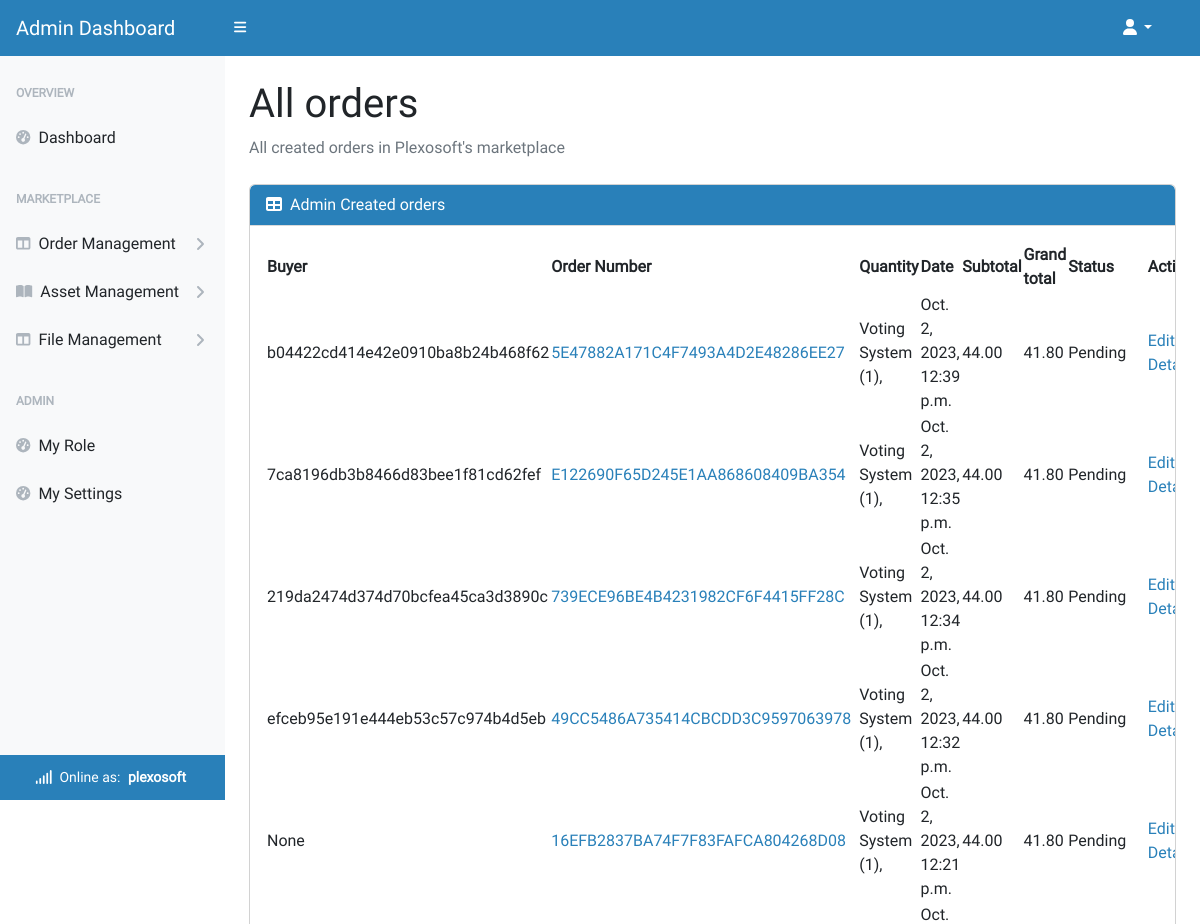
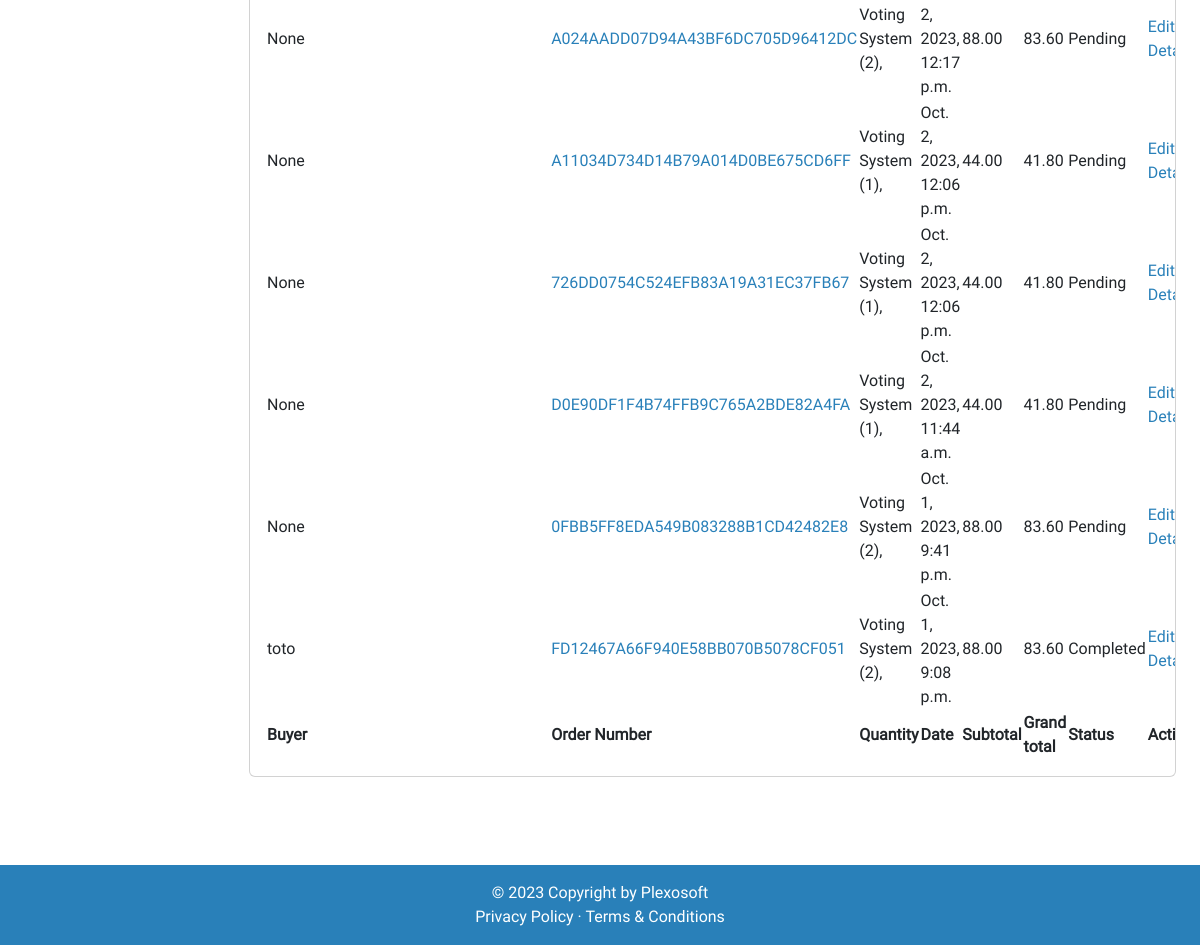
Page /account/admin/order/ (signed in) on the committed database (2 pictures, top to bottom).
### homepage/models.py (models this page shows)
class UserProfile(AbstractUser):
    email = models.EmailField(
        unique=True)
    role = models.IntegerField(choices=ROLES, default=0)
    type = models.IntegerField(choices=USER_TYPE, default=0)
    status = models.IntegerField(choices=STATUS, default=2)
    class Meta:
        ordering = ['username']
    def __str__(self):
        return f'{self.username}'

### checkout/models.py (models this page shows, shortened)
class Order(models.Model):
    status = models.IntegerField(choices=ORDER_STATUS, default=0)
    order_number = models.CharField(max_length=32, null=False, editable=False)
    buyer_profile = models.ForeignKey(UserProfile, on_delete=models.SET_NULL,
                                      null=True, blank=True,
                                      related_name='order_instance')
    full_name = models.CharField(max_length=50, null=False, blank=False)
    email = models.EmailField(max_length=254, null=False, blank=False)
    phone_number = models.CharField(max_length=20, null=False, blank=False)
    date = models.DateTimeField(auto_now_add=True)
    order_total = models.DecimalField(max_digits=10, decimal_places=2,
                                      null=False, default=0)
    grand_total = models.DecimalField(max_digits=10, decimal_places=2,
                                      null=False, default=0)
    original_bag = models.TextField(null=False, blank=False, default='')
    gateway = models.IntegerField(choices=GATEWAY_TYPE, default=0)

class OrderLineItem(models.Model):
    order = models.ForeignKey(Order, null=False, blank=False,
                              on_delete=models.CASCADE,
                              related_name='lineitems')
    product = models.ForeignKey(Product, null=True, blank=True,
                                on_delete=models.CASCADE)
    service = models.ForeignKey(Service, null=True, blank=True,
                                on_delete=models.CASCADE)
    quantity = models.IntegerField(null=False, blank=False, default=0)
    lineitem_total = models.DecimalField(max_digits=6, decimal_places=2,
                                         null=False, blank=False,
                                         editable=False)

### product_service/models.py (models this page shows, shortened)
class Product(models.Model):
    title = models.CharField(max_length=64, unique=True)
    sku = models.CharField(max_length=64, unique=True)
    price = models.DecimalField(max_digits=6, decimal_places=2)
    description = models.TextField(max_length=528)
    status = models.IntegerField(choices=STATUS, default=0)
    category = models.ForeignKey(
        Category, on_delete=models.SET_NULL,
        related_name='product_categories', null=True, blank=True)
    excerpt = models.CharField(max_length=264)
    type = models.IntegerField(choices=SCOPE_TYPE, default=1)
    instance = models.IntegerField(choices=INSTANCE_TYPE, default=0)
    code = models.ManyToManyField(CodeType, related_name="code_type")
    service = models.ManyToManyField(ServiceType, related_name="service_type")
    preview = models.URLField(
        max_length=1024, null=True, blank=True, unique=True)
    docs = models.URLField(
        max_length=1024, null=True, blank=True, unique=True)
    slug = models.SlugField(max_length=200, unique=True, blank=True)
    image = models.ImageField(null=True, blank=True)
    image_url = models.URLField(max_length=1024, null=True, blank=True)
    author = models.ForeignKey(
        'homepage.UserProfile', on_delete=models.SET_NULL,
        related_name='product_authors', null=True)
    created_on = models.DateTimeField(auto_now_add=True)
    likes = models.ManyToManyField(
        'homepage.Like', related_name='product_likes', blank=True)
    comments = models.ManyToManyField(
        'homepage.Comment', related_name='product_comments', blank=True)
    orders = models.ManyToManyField(
        'checkout.Order', related_name='product_orders', blank=True)
    download_url = models.ManyToManyField(
        'Download', related_name='product_downloads', blank=True)
    class Meta:
        ordering = ['title']

### product_service/views.py (the view)
# urls.py: path('account/admin/order/', AdminOrderListView.as_view(),
class AdminOrderListView(AdminRequiredMixin, generic.ListView):
    model = Order
    template_name = 'admin-dashboard/all_orders.html'
    context_object_name = 'all_orders'
    def get_queryset(self):
        try:
            queryset = Order.objects.annotate(
                ordercount=Count('id')).order_by('-date')
            queryset = queryset.prefetch_related(
                Prefetch('lineitems', queryset=OrderLineItem.objects.select_related(
                    'product', 'service'))
            )
            return queryset
        except Exception as e:
            logger.error(f"Error fetching Order instances: {str(e)}")
            messages.error(self.request, 'Error fetching Order instances.')
            return []
    def get_context_data(self, **kwargs):
        context = super().get_context_data(**kwargs)
        all_orders = context[self.context_object_name]
        context['all_orders'] = all_orders
        return context

### admin_dashboard/views.py (called while the page is built)
    def test_func(self):
        user_profile = self.request.user
        return user_profile and user_profile.role == 1

### homepage/custom_context_processors.py (called while the page is built)
def get_verified_email(request):
    if request.user.is_authenticated:
        try:
            email_object = EmailAddress.objects.get(user=request.user)
            if email_object.verified:
                return {'get_verified_email': email_object}
        except EmailAddress.DoesNotExist:
            pass
    return {'get_verified_email': None}

### product_service/converters.py (called while the page is built)
    def to_url(self, value):
        return str(value)

### admin_dashboard/templates/admin-dashboard/all_orders.html
{% extends "admin-dashboard/base.html" %}
{% block content%}
<main class="pb-5 mb-5">
    <div class="container-fluid p-4 pt-0 pb-5">
        <h1 class="mt-4">All orders</h1>
        <ol class="breadcrumb mb-4">
            <li class="breadcrumb-item active">All created orders in Plexosoft's marketplace</li>
        </ol>
        <div class="card mb-4">
            <div class="card-header">
                <i class="fas fa-table me-1"></i>
                Admin Created orders
            </div>
            <div class="card-body">
                <table id="datatablesSimple">
                    <thead>
                        <tr>
                            <th>Buyer</th>
                            <th>Order Number</th>
                            <th>Quantity</th>
                            <th>Date</th>
                            <th>Subtotal</th>
                            <th>Grand total</th>
                            <th>Status</th>
                            <th>Action</th>
                        </tr>
                    </thead>
                    <tfoot>
                        <tr>
                            <th>Buyer</th>
                            <th>Order Number</th>
                            <th>Quantity</th>
                            <th>Date</th>
                            <th>Subtotal</th>
                            <th>Grand total</th>
                            <th>Status</th>
                            <th>Action</th>
                        </tr>
                    </tfoot>
                    <tbody>
                        {% for order in all_orders.all %}
                        <tr>
                            <td>{{ order.buyer_profile }}</td>
                            <td><a href="{% url 'admin_order_update' order.order_number %}">{{ order.order_number }}</a>
                            </td>
                            <td>{% for lineitem in order.lineitems.all %}
                                {% if lineitem.product %}
                                {{ lineitem.product.title }} ({{ lineitem.quantity }}),
                                {% else %}
                                {{ lineitem.service.title }} ({{ lineitem.quantity }}),
                                {% endif %}
                                {% endfor %}</td>
                            <td>{{ order.date }}</td>
                            <td>{{ order.order_total }}</td>
                            <td>{{ order.grand_total }}</td>
                            <td>{{ order.get_status_display }}</td>
                            <td>
                                <a href="{% url 'admin_order_update' order.order_number %}">Edit &
                                    Details</a>
                            </td>
                        </tr>
                        {% endfor %}
                    </tbody>
                </table>
            </div>
        </div>
    </div>
</main>
{% endblock %}

### admin_dashboard/templates/admin-dashboard/base.html (shortened to what this page needs)
{% load static %}
{% now "Y-m-d" as current_date %}
{% now "Y" as copyright %}
<!DOCTYPE html>
<html lang="en">
<head>
    <link href="https://cdn.jsdelivr.net/npm/bootstrap@5.2.3/dist/css/bootstrap.min.css" rel="stylesheet">
    <link href="https://cdn.jsdelivr.net/npm/bootstrap-icons@1.5.0/font/bootstrap-icons.css" rel="stylesheet" />
    <link href="https://cdn.jsdelivr.net/npm/simple-datatables@7.1.2/dist/style.min.css" rel="stylesheet" />
    <link href="{% static 'backend/css/styles.css' %}" rel="stylesheet" />
    <link rel="stylesheet" href="{% static 'custom/css/style.css' %}">
    <link rel="stylesheet" href="{% static 'frontend/css/base.css' %}">
</head>
<body class="sb-nav-fixed">
    <nav class="sb-topnav navbar navbar-expand navbar-light bg-light">
        <a class="navbar-brand ps-3" href="{% url 'admin_dashboard' %}">Admin Dashboard</a>
        <button class="btn btn-link btn-sm order-1 order-lg-0 me-4 me-lg-0" id="sidebarToggle" href="#!"><i
                class="fas fa-bars"></i></button>
        <div class="d-md-inline-block form-inline ms-auto me-0 me-md-3 my-2 my-md-0">
            <ul class="navbar-nav ms-auto ms-md-0 me-3 me-lg-4">
                <li class="nav-item dropdown">
                    <a class="nav-link dropdown-toggle" id="navbarDropdown" href="#" role="button"
                        data-bs-toggle="dropdown" aria-expanded="false"><i class="fas fa-user fa-fw"></i></a>
                </li>
            </ul>
        </div>
    </nav>
    <div id="layoutSidenav">
        <div id="layoutSidenav_nav">
            <nav class="sb-sidenav accordion sb-sidenav-light" id="sidenavAccordion">
                <div class="sb-sidenav-menu">
                    <div class="nav">
                        <div class="sb-sidenav-menu-heading">Overview
                        </div>
                        <a class="nav-link" href="{% url 'admin_dashboard' %}">
                            <div class="sb-nav-link-icon"><i class="fas fa-tachometer-alt"></i></div>
                            Dashboard
                        </a>
                        <div class="sb-sidenav-menu-heading">Marketplace</div>
                        <a class="nav-link collapsed" href="#" data-bs-toggle="collapse"
                            data-bs-target="#collapseLayouts" aria-expanded="false" aria-controls="collapseLayouts">
                            <div class="sb-nav-link-icon"><i class="fas fa-columns"></i></div>
                            Order Management
                            <div class="sb-sidenav-collapse-arrow"><i class="fas fa-angle-down"></i></div>
                        </a>
                        <a class="nav-link collapsed" href="#" data-bs-toggle="collapse" data-bs-target="#collapsePages"
                            aria-expanded="false" aria-controls="collapsePages">
                            <div class="sb-nav-link-icon"><i class="fas fa-book-open"></i></div>
                            Asset Management
                            <div class="sb-sidenav-collapse-arrow"><i class="fas fa-angle-down"></i></div>
                        </a>
                        <a class="nav-link collapsed" href="#" data-bs-toggle="collapse" data-bs-target="#collapseRoles"
                            aria-expanded="false" aria-controls="collapseRoles">
                            <div class="sb-nav-link-icon"><i class="fas fa-columns"></i></div>
                            File Management
                            <div class="sb-sidenav-collapse-arrow"><i class="fas fa-angle-down"></i></div>
                        </a>
                        <div class="sb-sidenav-menu-heading">Admin</div>
                        <a class="nav-link" href="{% url 'admin_role' %}">
                            <div class="sb-nav-link-icon"><i class="fas fa-tachometer-alt"></i></div>
                            My Role
                        </a>
                        <a class="nav-link" href="{% url 'admin_settings' %}">
                            <div class="sb-nav-link-icon"><i class="fas fa-tachometer-alt"></i></div>
                            My Settings
                        </a>
                    </div>
                </div>
                <div class="sb-sidenav-footer text-center">
                    <div class="small"> <i class="fa-solid fa-signal"></i>
                        &nbsp;Online as:
                        <span class="px-1"><strong>{{ request.user.username }}
                            </strong>
                        </span>
                    </div>
                </div>
            </nav>
        </div>
        <div id="layoutSidenav_content">
            {% block content %}
            {% endblock content %}
        </div>
    </div>
    <footer class="text-center text-lg-start bg-light text-muted mt-5 footer-sticky">
        <div class="text-center pt-3 px-4 footer-bg text-white">
            © {{ copyright }} Copyright by
            <a class="text-reset" href="https://github.com/plexoio/py">Plexosoft</a>
        </div>
        <div class="text-center pb-3 px-4 footer-bg m-0 text-white">
            <a class="text-reset" href="" target="_blank">Privacy Policy</a>
            &middot;
            <a class="text-reset" href="" target="_blank">Terms &amp; Conditions</a>
        </div>
    </footer>
</body>
</html>

### static/custom/css/style.css (style rules this page uses)
* { font-family: 'Roboto', Fairplay, sans-serif; }
h1 { font-family: 'Fairplay', Roboto, sans-serif; }
a { text-decoration: none; }
.footer-sticky { position: fixed; bottom: 0; width: 100%; }

### static/frontend/css/base.css (style rules this page uses)
a { text-decoration: none !important; color: #2980B9; cursor: pointer !important; }
.card { overflow: hidden; }
.card-header, .card-header-hover { border-radius: 0px; background-color: #2980B9; color: #fff; border-bottom: 1px solid #dadada; }
.footer-bg { background-color: #2980b9; }
.navbar-light { background-color: #2980B9 !important; color: #ffffff !important; }
.navbar-brand, .fa-bars, .fa-user, .dropdown-toggle::after { color: #ffffff !important; transition: 0.3s; }
.nav-link { transition: background-color 0.3s, color 0.3s; color: #ffffff; }
.sb-nav-link-icon, .sb-sidenav-collapse-arrow { transition: color 0.3s; }
.sb-sidenav-light .sb-sidenav-footer { background-color: #2980b9; color: #fff; }

### rows in the picture
UserProfile: user.username "plexosoft"
Order: buyer_profile "b04422cd414e42e0910ba8b24b468f62", order_number "5E47882A171C4F7493A4D2E48286EE27", date "Oct. 2, 2023, 12:39 p.m.", order_total "44.00", grand_total "41.80", status "Pending"
OrderLineItem: product "Voting System", quantity "1"
Order: buyer_profile "7ca8196db3b8466d83bee1f81cd62fef", order_number "E122690F65D245E1AA868608409BA354", date "Oct. 2, 2023, 12:35 p.m.", order_total "44.00", grand_total "41.80", status "Pending"
OrderLineItem: product "Voting System", quantity "1"
Order: buyer_profile "219da2474d374d70bcfea45ca3d3890c", order_number "739ECE96BE4B4231982CF6F4415FF28C", date "Oct. 2, 2023, 12:34 p.m.", order_total "44.00", grand_total "41.80", status "Pending"
OrderLineItem: product "Voting System", quantity "1"
Order: buyer_profile "efceb95e191e444eb53c57c974b4d5eb", order_number "49CC5486A735414CBCDD3C9597063978", date "Oct. 2, 2023, 12:32 p.m.", order_total "44.00", grand_total "41.80", status "Pending"
OrderLineItem: product "Voting System", quantity "1"
Order: buyer_profile "None", order_number "16EFB2837BA74F7F83FAFCA804268D08", date "Oct. 2, 2023, 12:21 p.m.", order_total "44.00", grand_total "41.80", status "Pending"
OrderLineItem: product "Voting System", quantity "1"
Order: buyer_profile "None", order_number "A024AADD07D94A43BF6DC705D96412DC", date "Oct. 2, 2023, 12:17 p.m.", order_total "88.00", grand_total "83.60", status "Pending"
OrderLineItem: product "Voting System", quantity "2"
Order: buyer_profile "None", order_number "A11034D734D14B79A014D0BE675CD6FF", date "Oct. 2, 2023, 12:06 p.m.", order_total "44.00", grand_total "41.80", status "Pending"
OrderLineItem: product "Voting System", quantity "1"
Order: buyer_profile "None", order_number "726DD0754C524EFB83A19A31EC37FB67", date "Oct. 2, 2023, 12:06 p.m.", order_total "44.00", grand_total "41.80", status "Pending"
OrderLineItem: product "Voting System", quantity "1"
Order: buyer_profile "None", order_number "D0E90DF1F4B74FFB9C765A2BDE82A4FA", date "Oct. 2, 2023, 11:44 a.m.", order_total "44.00", grand_total "41.80", status "Pending"
OrderLineItem: product "Voting System", quantity "1"
Order: buyer_profile "None", order_number "0FBB5FF8EDA549B083288B1CD42482E8", date "Oct. 1, 2023, 9:41 p.m.", order_total "88.00", grand_total "83.60", status "Pending"
OrderLineItem: product "Voting System", quantity "2"
Order: buyer_profile "toto", order_number "FD12467A66F940E58BB070B5078CF051", date "Oct. 1, 2023, 9:08 p.m.", order_total "88.00", grand_total "83.60", status "Completed"
OrderLineItem: product "Voting System", quantity "2"

### other values in the picture
{{ copyright }} "2023"
